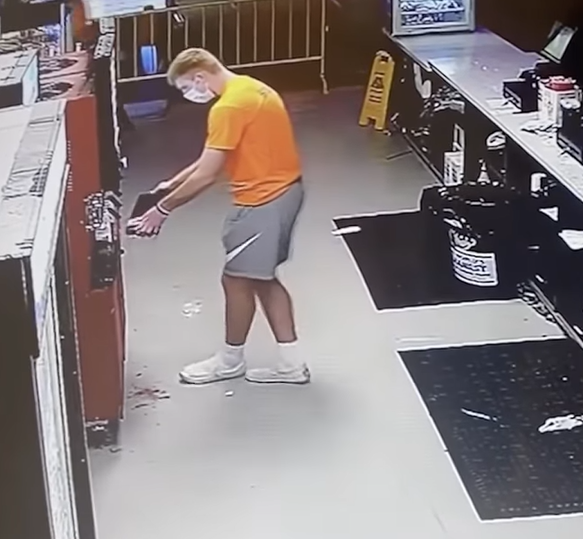
#> input picture 5_TIA_Taller2_Filtros/Images/119.png, 583 x 539 px
$ jupyter execute --allow-errors _5_TIA_Taller2_Desarrollo.ipynb   (shell and % lines are left out)   (older library calls are emulated)
#> lines starting #> are read from the running program, lines starting #| are printed output that depends on the picture
<p style="font-size:300%; background-color:pink; color:blue; text-align:center;line-height : 80px; margin : 0; padding : 0;">
Taller Transformaciones - Filtros</p>
<p style="font-size:240%; background-color:pink; color:red; text-align:center;line-height : 60px; margin : 0; padding : 0;">
Técnicas de Inteligencia Artificial - Visión de Máquina</p1>

<p style="font-size:200%; text-align:center; line-height : 40px;  margin-top : 0; margin-bottom : 0; "> <br>Prof. Flavio Prieto</p>
<p style="font-size:160%; text-align:center; line-height : 20px; margin-top : 0; "> email: faprietoo@unal.edu.co</p>
<p style="font-size:180%; text-align:center; line-height : 30px;  margin-top : 0; margin-bottom : 0; "> <br><br>INGENIERÍA MECATRONICA</p>
<p style="font-size:180%; text-align:center; line-height : 30px; margin-top : 0; "> Facultad de Ingeniería</p>
<p style="font-size:160%; text-align:center; line-height : 30px; margin-top : 0; "> Universidad Nacional de Colombia Sede Bogotá</p>
<br>

<p style="font-size:160%; text-align:center; line-height : 30px; margin-top : 0; "> <br>23 de Marzo de 2023</p>
<br>
<p style="font-size:160%; text-align:center; line-height : 30px; margin-top : 0; "> <br>Valentina Hernandez</p>
<p style="font-size:160%; text-align:center; line-height : 30px; margin-top : 0; "> <br>Felipe Gutierrez</p>
<p style="font-size:160%; text-align:center; line-height : 30px; margin-top : 0; "> <br>Manuel Rojas</p>

[cell 1]
import cv2
from IPython.display import Image
import numpy as np
from matplotlib import pyplot as plt

import matplotlib.image as mpimg

from scipy.signal import convolve2d as conv2

<h1 style="font-size:250%; background-color:rgba(70, 0, 700, 0.2); color:black; text-align:center; line-height : 80px;">
Transformaciones Geométricas</h1>

<h1>Función: <span style="color:blue">cv2.resize</span></h1>

#http://docs.opencv.org/2.4/modules/imgproc/doc/geometric_transformations.html#resize

[cell 2]
#cv.Resize
img1 = cv2.imread('Images/119.png',1) # Carga imagen en color
#> img1 is the input picture: shape (539, 583, 3); mean B, G, R 127.3, 126.8, 135.8
img1 = cv2.cvtColor(img1, cv2.COLOR_BGR2RGB)
img2 = cv2.imread('Images/52.png',1) # Carga imagen en color
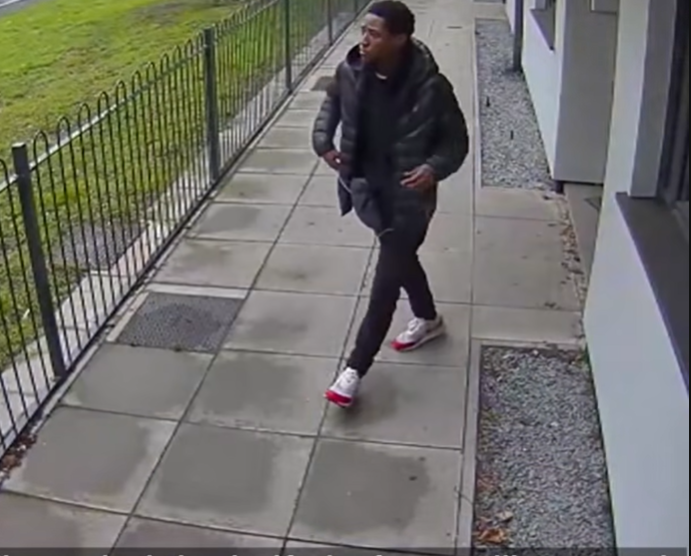
#> input picture 5_TIA_Taller2_Filtros/Images/52.png, 691 x 556 px
#> img2 is the input picture: shape (556, 691, 3); mean B, G, R 108.1, 113.4, 114.1
img2 = cv2.cvtColor(img2, cv2.COLOR_BGR2RGB)

# [4 lines of commented-out code are left out]

plt.figure(1)
#> (this line was passed over: IPython is not available in this run)
#> (the rest of this cell did not finish here and is left out)

<h1 style="font-size:250%; background-color:rgba(70, 0, 700, 0.2); color:black; text-align:center; line-height : 80px;">
Filtros lineales</h1>

<h1>Función: <span style="color:blue">cv2.filter2D</span></h1>

#http://docs.opencv.org/2.4/modules/imgproc/doc/filtering.html?highlight=smooth#bilateralfilter

[cell 3]
img = cv2.imread('Images/52.png',0)
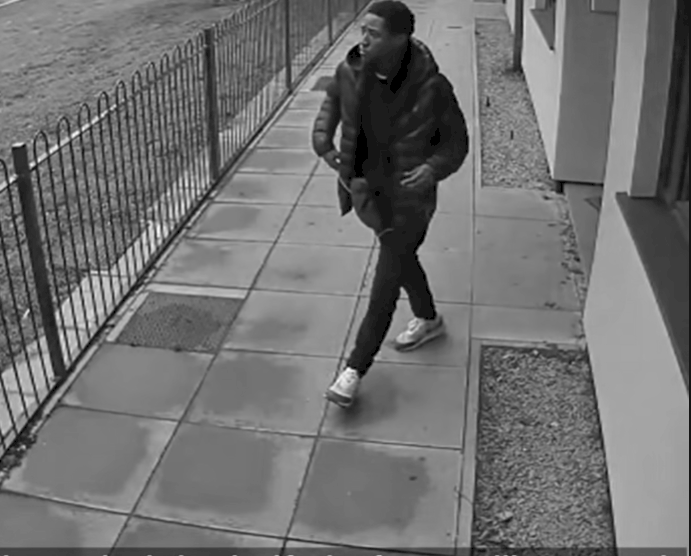
#> img: shape (556, 691); min 0, max 255, mean 113.2

#Promedio
kernel1 = np.ones((3, 3)) / 9
kernel2 = np.ones((5, 5)) / 25
kernel3 = np.ones((7, 7)) / 49
kernel4 = np.asarray([[2,2,0],[2,0,-2],[0,-2,-2]]) # No es filtro promediador, su sumatoria de cero
kernel5 = np.asarray([[1,1,5],[1,5,2],[5,2,2]])/24

#Convolución
imgC1 = conv2(img, kernel1, 'same') # Convoluciona img y kernel1 dando como resultado la misma una imagen con el mismo
 # tamaño de img dado por el parámetro mode = "same"
imgC2 = conv2(img, kernel2, 'same')
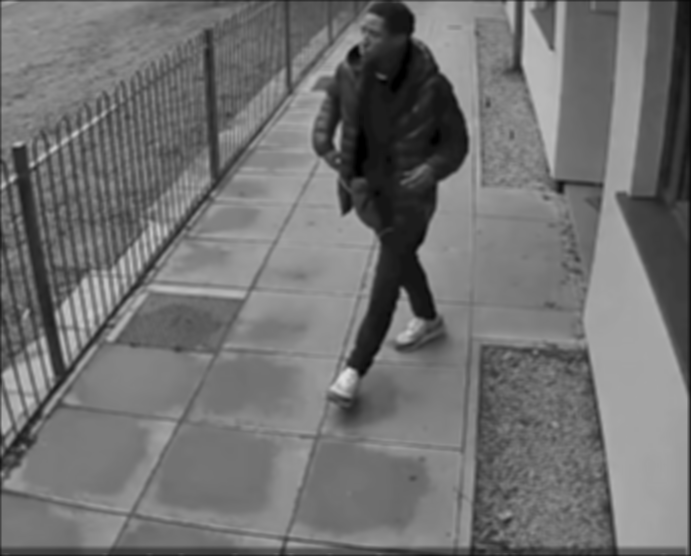
#> imgC2: shape (556, 691) float64; min 0, max 223.8, mean 112.9

# Como tal la función filter2D no hace un proceso de convolución sino de correlación.
#
# El proceso de convolución es utilizado para el suvizado, detección de bordes y de extracción de características; mientras
# que la correlación coincidencia de plantillas, reconocimiento de patrones y detección de objetos.
#
# Para utilizar la función filter2D como proceso de convolición primero se debe reflejar el kernel con respecto a su píxel
# central o anchor y luego aplicar la función.
kernel2 = cv2.flip(kernel2, flipCode = -1) # -1 para que se haga el reflexión en los 2 ejes
imgF2 = cv2.filter2D(img,-1,kernel2) # el valor de -1 mantiene la profundidad de la imagen resultante con respecto a la
# imagen original (la profundidad de la imagen se puede obtener con img.dtype, para este caso se tiene el valor estandar
# uint8)
# test = img.dtype
kernel3 = cv2.flip(kernel3, flipCode = -1)
imgF3 = cv2.filter2D(img,-1,kernel3)
kernel4 = cv2.flip(kernel4, flipCode = -1)
imgF4 = cv2.filter2D(img,-1,kernel4)
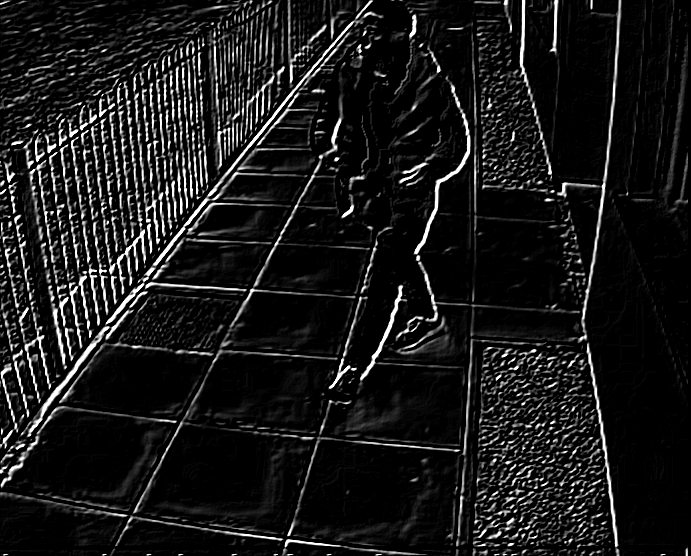
#> imgF4: shape (556, 691); min 0, max 255, mean 25
kernel5 = cv2.flip(kernel5, flipCode = -1)
imgF5 = cv2.filter2D(img,-1,kernel5)
# [6 lines of commented-out code are left out]

plt.figure(1)
#> (this line was passed over: IPython is not available in this run)
plt.subplots_adjust(top=1.75,bottom=0.3,left=0.10,right=2.5,hspace=0.25,wspace=0.5)
#> (this line was passed over: IPython is not available in this run)

#> (the rest of this cell did not finish here and is left out)

<h1 style="font-size:250%; background-color:rgba(70, 0, 700, 0.2); color:black; text-align:center; line-height : 80px;">
Filtros de suavizado</h1>

<h1>Función: <span style="color:blue">cv2.blur</span></h1>

<h1>Función: <span style="color:blue">cv2.medianBlur</span></h1>

<h1>Función: <span style="color:blue">cv2.GaussianBlur</span></h1>

<h1>Función: <span style="color:blue">cv2.bilateralFilter</span></h1>

#http://docs.opencv.org/2.4/modules/imgproc/doc/filtering.html?highlight=smooth#bilateralfilter

[cell 4]
def showSmoothings(img):

    # Blur: Usualmente usado para la reducción de ruido y el suavizado
    sal1 = cv2.blur(img,(5,5)) # (5,5) hace referencia al tamaño del kernel, se le puede definir anchor y el tipo de borde

    # Median: Usualmente usado para remover el ruido tipo sal y pimienta
    sal2 = cv2.medianBlur(img,5) # El tamaño del kernel se define con valores impares; cada canal se puede procesar de forma
    # independiente.

    # Gaussian: Usualmente usado para la reducción de ruido y el suavizado
    sal3 = cv2.GaussianBlur(img,(5,5), 0) # (5,5) es el tamaño del kernel (deben ser números impares); 0 hace referencia al
    # al valor de sigma de la función de distribución, un número distinto de un entero positivo toma sigma como
    # sigma = 0.3*((ksize-1)*0.5 - 1) + 0.8
    # test1 = cv2.getGaussianKernel(5,0)
    # print(test1)

    # Bilateral: Usualmente usado para la preservación de bordes y la reducción de ruido. Se denomina bilateral porque realiza
    # el filtrado tanto en el rango de las abcisas como en el de las ordenadas.
    sal4 = cv2.bilateralFilter(img,3,500,500)

    # Visualization
    plt.figure(1)
    plt.subplots_adjust(top=1.75,bottom=0.3,left=0.10,right=2,hspace=0.01,wspace=0.5)

    plt.subplot(231),plt.imshow(img,cmap = 'gray')
    plt.title('Original'), plt.xticks([]), plt.yticks([])
    plt.subplot(232),plt.imshow(sal1,cmap = 'gray')
    plt.title('Blur'), plt.xticks([]), plt.yticks([])
    plt.subplot(233),plt.imshow(sal2,cmap = 'gray')
    plt.title('Median'), plt.xticks([]), plt.yticks([])

    plt.figure(2)
    plt.subplots_adjust(top=1.75,bottom=0.3,left=0.10,right=2,hspace=0.01,wspace=0.5)

    plt.subplot(234),plt.imshow(sal3,cmap = 'gray')
    plt.title('Gaussian'), plt.xticks([]), plt.yticks([])
    plt.subplot(235),plt.imshow(sal4,cmap = 'gray')
    plt.title('Bilateral'), plt.xticks([]), plt.yticks([])

    plt.show()

[cell 5]
img = cv2.imread('Images/119.png',0)[0:400,150:300]
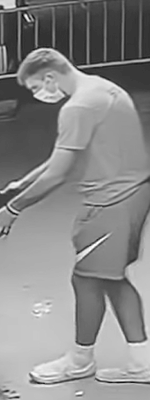
#> img: shape (400, 150); min 0, max 255, mean 137

showSmoothings(img)
#> in showSmoothings, `sal1 = cv2.blur(img,(5,5))`:
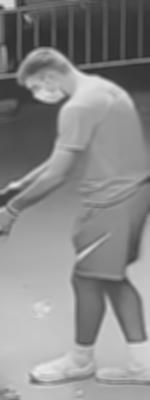
#> sal1: shape (400, 150); min 46, max 232, mean 137
#> (the call stopped at in showSmoothings, `plt.subplot(231),plt.imshow(img,cmap = 'gray')`: IPython is not available in this run)

[cell 6]
img = cv2.imread('Images/52.png',0)[0:400,300:500]
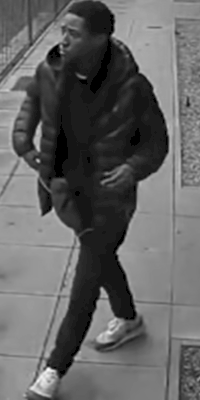
#> img: shape (400, 200); min 0, max 255, mean 99

showSmoothings(img)
#> in showSmoothings (call 2), `sal1 = cv2.blur(img,(5,5))`:
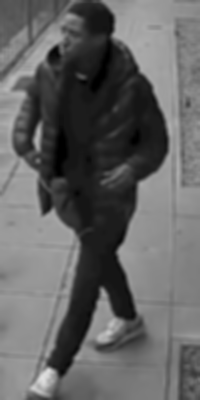
#> sal1: shape (400, 200); min 0, max 224, mean 99
